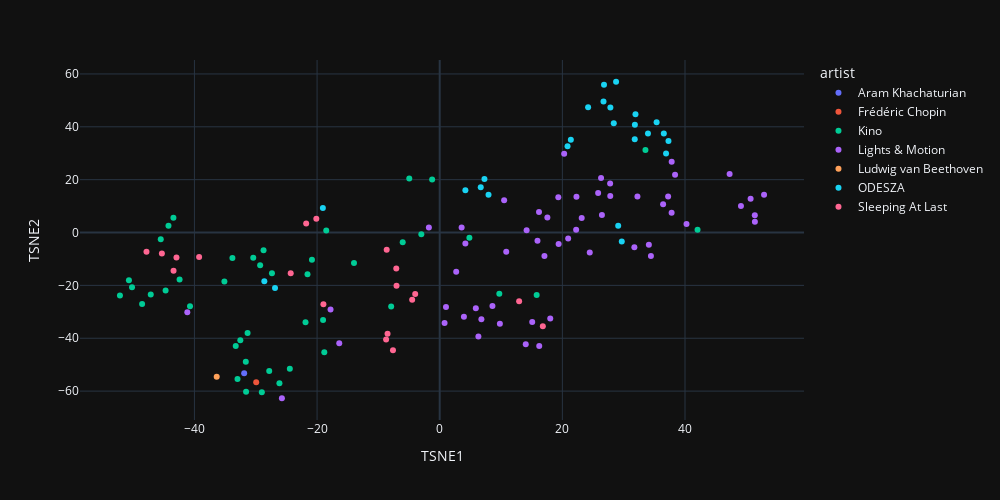

The notebook cell saved with this chart:
### Code cell
generate_plot_coloured_by_features(result_dataset, 'artist')

### Figure 1 — Plotly figure (JSON) as saved in the notebook; plotly's stock layout.template omitted (floating-point values rounded to 4 significant figures)
{"data": [{"customdata": [["Aram Khachaturian", "Ivan Sings"]], "hovertemplate": "artist=%{customdata[0]}<br>TSNE1=%{x}<br>TSNE2=%{y}<br>song_name=%{customdata[1]}<extra></extra>", "legendgroup": "Aram Khachaturian", "marker": {"color": "#636efa", "symbol": "circle"}, "mode": "markers", "name": "Aram Khachaturian", "orientation": "v", "showlegend": true, "x": [-31.89], "xaxis": "x", "y": [-53.22], "yaxis": "y", "type": "scatter"}, {"customdata": [["Frédéric Chopin", "Prélude in E Minor, Op. 28, No. 4"]], "hovertemplate": "artist=%{customdata[0]}<br>TSNE1=%{x}<br>TSNE2=%{y}<br>song_name=%{customdata[1]}<extra></extra>", "legendgroup": "Frédéric Chopin", "marker": {"color": "#EF553B", "symbol": "circle"}, "mode": "markers", "name": "Frédéric Chopin", "orientation": "v", "showlegend": true, "x": [-29.92], "xaxis": "x", "y": [-56.68], "yaxis": "y", "type": "scatter"}, {"customdata": [["Kino", "As a Cloud"], ["Kino", "All"], ["Kino", "Anew"], ["Kino", "Bloom"], ["Kino", "Away"], ["Kino", "Above the Trees"], ["Kino", "Each and Every (Ambient Mix)"], ["Kino", "Charleston"], ["Kino", "Donau"], ["Kino", "Each and Every (Piano)"], ["Kino", "Each and Every"], ["Kino", "God Bless Us, Every One"], ["Kino", "Gathering"], ["Kino", "Hearth"], ["Kino", "Hēo"], ["Kino", "Leinwand (Piano)"], ["Kino", "Leinwand"], ["Kino", "In Earnest"], ["Kino", "Erlöst  Redeemed"], ["Kino", "Lightly Tread"], ["Kino", "Many Colors"], ["Kino", "Lone"], ["Kino", "O Tannenbaum"], ["Kino", "Merrily, Merrily"], ["Kino", "Rambuteau"], ["Kino", "Seems"], ["Kino", "Silver Lake"], ["Kino", "Silent Night"], ["Kino", "Sunshine - Original"], ["Kino", "Seafarer's Quartet"], ["Kino", "Swell"], ["Kino", "St John's"], ["Kino", "Presidio"], ["Kino", "The Holly and the Ivy"], ["Kino", "The Weight Unbearable (Piano)"], ["Kino", "The Weight Unbearable"], ["Kino", "Water Lilies"], ["Kino", "Under"], ["Kino", "Till"], ["Kino", "Willeth"], ["Kino", "Wide Awake"], ["Kino", "Trio in E-flat Minor"], ["Kino", "Yule"], ["Kino", "Wolden"]], "hovertemplate": "artist=%{customdata[0]}<br>TSNE1=%{x}<br>TSNE2=%{y}<br>song_name=%{customdata[1]}<extra></extra>", "legendgroup": "Kino", "marker": {"color": "#00cc96", "symbol": "circle"}, "mode": "markers", "name": "Kino", "orientation": "v", "showlegend": true, "x": [-52.14, -7.917, -45.49, -29.28, -21.56, -27.36, -47.12, -33.81, -2.997, -44.7, -42.42, -40.72, 4.84, -50.68, -27.8, -33.26, -32.51, -19.02, 42.04, -35.11, -6.036, -24.44, -31.58, -44.23, -48.53, -32.97, 9.721, -29.01, 33.55, -13.98, -4.964, -1.237, -28.73, -18.5, -31.62, -31.33, -50.18, -26.14, -21.88, -18.82, -20.83, -30.41, -43.42, 15.81], "xaxis": "x", "y": [-23.82, -27.95, -2.536, -12.38, -15.81, -15.42, -23.44, -9.676, -0.6273, -21.96, -17.79, -27.87, -1.949, -18.08, -52.36, -42.96, -40.75, -33.08, 1.042, -18.53, -3.705, -51.51, -60.21, 2.611, -27.01, -55.45, -23.18, -60.46, 31.19, -11.49, 20.46, 20.09, -6.664, 0.7524, -48.9, -37.98, -20.67, -56.99, -33.96, -45.29, -10.3, -9.589, 5.61, -23.65], "yaxis": "y", "type": "scatter"}, {"customdata": [["Lights & Motion", "A Speck of Light - Reimagined"], ["Lights & Motion", "A Speck of Light"], ["Lights & Motion", "Anomaly"], ["Lights & Motion", "Anchor"], ["Lights & Motion", "All the Way"], ["Lights & Motion", "Anamorphic"], ["Lights & Motion", "As They Sleep"], ["Lights & Motion", "Arms Wide Open"], ["Lights & Motion", "Deafening Silence"], ["Lights & Motion", "Antlers"], ["Lights & Motion", "Aurora"], ["Lights & Motion", "Equals"], ["Lights & Motion", "DNA"], ["Lights & Motion", "As the World Goes Away"], ["Lights & Motion", "Everest"], ["Lights & Motion", "Exhale"], ["Lights & Motion", "Feathers"], ["Lights & Motion", "From Dust"], ["Lights & Motion", "Fireflies"], ["Lights & Motion", "I See You - Reimagined (feat. Frida Sundemo)"], ["Lights & Motion", "Glistening - Reimagined"], ["Lights & Motion", "Glistening"], ["Lights & Motion", "Glow"], ["Lights & Motion", "I See You (feat. Frida Sundemo)"], ["Lights & Motion", "Northern Lights"], ["Lights & Motion", "Paper Wings"], ["Lights & Motion", "Parachutes"], ["Lights & Motion", "Lucid Dreaming"], ["Lights & Motion", "Perfect Symmetry"], ["Lights & Motion", "Pandora"], ["Lights & Motion", "Separated Hearts - Reimagined"], ["Lights & Motion", "Phoenix"], ["Lights & Motion", "Particle Storm"], ["Lights & Motion", "Separated Hearts"], ["Lights & Motion", "Panic Attack"], ["Lights & Motion", "Reanimation - Revisited 10th Anniversary Edition"], ["Lights & Motion", "Reborn"], ["Lights & Motion", "Silver Lining"], ["Lights & Motion", "The Great Wide Open - Reimagined"], ["Lights & Motion", "The First Day"], ["Lights & Motion", "Sleeping Giant"], ["Lights & Motion", "Sypher"], ["Lights & Motion", "This Explosion Within"], ["Lights & Motion", "The Great Wide Open"], ["Lights & Motion", "When Everything Is Falling"], ["Lights & Motion", "The Spectacular Quiet"], ["Lights & Motion", "We Only Have Forever"], ["Lights & Motion", "Touching Sky"], ["Lights & Motion", "The Moments Before"], ["Lights & Motion", "The World I Remember"], ["Lights & Motion", "Wilderness"], ["Lights & Motion", "Wolves (feat. Johan Hasselblom)"], ["Lights & Motion", "Year Zero"], ["Lights & Motion", "Wolves - Reimagined (feat. Johan Hasselblom)"], ["Lights & Motion", "Winter Solstice"], ["Lights & Motion", "Woven"]], "hovertemplate": "artist=%{customdata[0]}<br>TSNE1=%{x}<br>TSNE2=%{y}<br>song_name=%{customdata[1]}<extra></extra>", "legendgroup": "Lights & Motion", "marker": {"color": "#ab63fa", "symbol": "circle"}, "mode": "markers", "name": "Lights & Motion", "orientation": "v", "showlegend": true, "x": [8.601, 34.44, 3.946, 36.43, 14.17, -16.38, 1.022, 32.24, 31.74, 22.3, 20.95, 17.08, 10.51, 40.25, 4.184, 37.82, 22.25, 19.34, 51.4, 52.89, 15.08, 18.03, 5.891, 24.47, -41.16, -25.73, 34.1, 2.689, -17.8, 37.83, 14.03, -1.768, 51.38, 16.23, 27.81, 47.27, 49.12, 19.39, 6.797, 0.7935, 50.7, 3.571, 38.38, 15.94, 9.812, 10.85, 25.84, 37.25, 17.56, 23.15, 26.31, 26.45, 27.79, 20.29, 6.309, 16.19], "xaxis": "x", "y": [-27.77, -8.86, -31.83, 10.68, 0.872, -41.89, -28.18, 13.6, -5.547, 13.49, -2.227, -8.9, 12.23, 3.265, -4.115, 7.496, 1.081, 13.36, 4.115, 14.31, -33.87, -32.51, -28.66, -7.53, -30.14, -62.7, -4.593, -14.85, -29.09, 26.8, -42.26, 1.925, 6.5, -42.97, 13.83, 22.18, 10.02, -4.323, -32.85, -34.26, 12.77, 1.923, 21.82, -3.087, -34.51, -7.292, 14.94, 13.61, 5.639, 5.477, 20.67, 6.676, 18.57, 29.78, -39.35, 7.764], "yaxis": "y", "type": "scatter"}, {"customdata": [["Ludwig van Beethoven", "Piano Sonata No. 14 in C-Sharp Minor, Op. 27 No. 2 “Moonlight”- I. Adagio sostenuto"]], "hovertemplate": "artist=%{customdata[0]}<br>TSNE1=%{x}<br>TSNE2=%{y}<br>song_name=%{customdata[1]}<extra></extra>", "legendgroup": "Ludwig van Beethoven", "marker": {"color": "#FFA15A", "symbol": "circle"}, "mode": "markers", "name": "Ludwig van Beethoven", "orientation": "v", "showlegend": true, "x": [-36.37], "xaxis": "x", "y": [-54.54], "yaxis": "y", "type": "scatter"}, {"customdata": [["ODESZA", "A Moment Apart"], ["ODESZA", "Boy"], ["ODESZA", "Across The Room (feat. Leon Bridges)"], ["ODESZA", "Everything At Your Feet (feat. The Chamanas)"], ["ODESZA", "Divide (feat. Kelsey Bulkin)"], ["ODESZA", "Falls (Reprise) - Instrumental"], ["ODESZA", "Corners Of The Earth (feat. RY X)"], ["ODESZA", "Falls (feat. Sasha Alex Sloan)"], ["ODESZA", "Falls (Reprise) (feat. Sasha Alex Sloan)"], ["ODESZA", "Intro"], ["ODESZA", "Higher Ground (feat. Naomi Wild)"], ["ODESZA", "Higher Ground (Reprise) (feat. Naomi Wild)"], ["ODESZA", "Higher Ground (Reprise) - Instrumental"], ["ODESZA", "Late Night"], ["ODESZA", "It’s Only (feat. Zyra) - ODESZA VIP Remix"], ["ODESZA", "Just A Memory (feat. Regina Spektor)"], ["ODESZA", "Line Of Sight (feat. WYNNE & Mansionair)"], ["ODESZA", "La Ciudad"], ["ODESZA", "Line Of Sight (Reprise) (feat. WYNNE & Mansionair)"], ["ODESZA", "Line Of Sight (Reprise) - Instrumental"], ["ODESZA", "Loyal"], ["ODESZA", "Memories That You Call (feat. Monsoonsiren) - ODESZA & Golden Features VIP Remix"], ["ODESZA", "Show Me"], ["ODESZA", "Thin Floors And Tall Ceilings"], ["ODESZA", "Meridian"]], "hovertemplate": "artist=%{customdata[0]}<br>TSNE1=%{x}<br>TSNE2=%{y}<br>song_name=%{customdata[1]}<extra></extra>", "legendgroup": "ODESZA", "marker": {"color": "#19d3f3", "symbol": "circle"}, "mode": "markers", "name": "ODESZA", "orientation": "v", "showlegend": true, "x": [20.84, 28.76, 24.2, 31.83, 31.92, -28.6, 26.79, 36.54, 7.295, -19.05, 28.38, 6.688, 7.961, 35.37, 37.3, 29.69, 21.38, 31.8, 4.186, -26.86, 36.91, 26.71, 27.83, 29.11, 33.96], "xaxis": "x", "y": [32.64, 57.04, 47.38, 40.8, 44.77, -18.42, 55.89, 37.51, 20.29, 9.28, 41.36, 17.14, 14.29, 41.68, 34.67, -3.355, 35.07, 35.31, 15.95, -20.99, 29.86, 49.62, 47.3, 2.585, 37.42], "yaxis": "y", "type": "scatter"}, {"customdata": [["Sleeping At Last", "August 12, 2018- Perseid Meteor Shower"], ["Sleeping At Last", "August 21, 2017- Total Solar Eclipse"], ["Sleeping At Last", "April 10, 2019- Powehi - Image of a Black Hole"], ["Sleeping At Last", "December 21, 2020- The Great Conjunction"], ["Sleeping At Last", "December 13, 2017- Geminid Meteor Shower"], ["Sleeping At Last", "December 17, 2018- Farout"], ["Sleeping At Last", "February 1, 2023- C2022 E3 - Comet Ztf"], ["Sleeping At Last", "February 18, 2021- Perseverance - Mars Landing"], ["Sleeping At Last", "January 30, 2020- Spitzer - Final Voyage"], ["Sleeping At Last", "December 25, 2021- Webb Space Telescope - Launch"], ["Sleeping At Last", "February 13, 2019- Opportunity - Mission Complete"], ["Sleeping At Last", "July 27, 2018- Total Lunar Eclipse"], ["Sleeping At Last", "January 31, 2018- Super Blue Blood Moon"], ["Sleeping At Last", "July 22, 2020- C  2020 F3 - Comet Neowise"], ["Sleeping At Last", "October 30, 2018- Kepler - Goodnight"], ["Sleeping At Last", "July 4, 2020- Aphelion"], ["Sleeping At Last", "June 30, 2018- Pds 70b (Birth of a Planet)"], ["Sleeping At Last", "June 24, 2022- Parade of Planets"], ["Sleeping At Last", "September 15, 2017- Cassini - The Grand Finale"]], "hovertemplate": "artist=%{customdata[0]}<br>TSNE1=%{x}<br>TSNE2=%{y}<br>song_name=%{customdata[1]}<extra></extra>", "legendgroup": "Sleeping At Last", "marker": {"color": "#FF6692", "symbol": "circle"}, "mode": "markers", "name": "Sleeping At Last", "orientation": "v", "showlegend": true, "x": [-39.24, -42.93, -7.083, -43.4, -45.3, -3.996, -8.743, -7.623, -7.043, 16.82, 12.95, -47.82, -4.492, -18.96, -20.12, -8.646, -21.78, -24.3, -8.508], "xaxis": "x", "y": [-9.262, -9.442, -13.59, -14.44, -7.892, -23.25, -40.45, -44.54, -20.1, -35.42, -25.99, -7.238, -25.47, -27.1, 5.17, -6.536, 3.392, -15.37, -38.28], "yaxis": "y", "type": "scatter"}], "layout": {"xaxis": {"anchor": "y", "domain": [0.0, 1.0], "title": {"text": "TSNE1"}}, "yaxis": {"anchor": "x", "domain": [0.0, 1.0], "title": {"text": "TSNE2"}}, "legend": {"title": {"text": "artist"}, "tracegroupgap": 0}, "margin": {"t": 60}, "height": 500, "width": 1000}}
